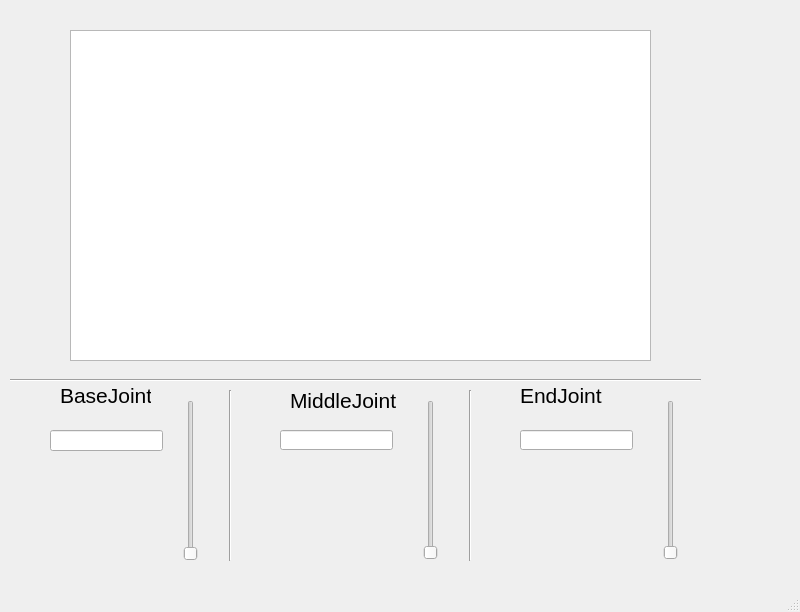
<?xml version="1.0" encoding="UTF-8"?>
<ui version="4.0">
 <class>ArmGraphic</class>
 <widget class="QMainWindow" name="ArmGraphic">
  <property name="geometry">
   <rect>
    <x>0</x>
    <y>0</y>
    <width>800</width>
    <height>612</height>
   </rect>
  </property>
  <property name="windowTitle">
   <string>MainWindow</string>
  </property>
  <widget class="QWidget" name="centralwidget">
   <widget class="QGraphicsView" name="graphicsViewARM">
    <property name="geometry">
     <rect>
      <x>70</x>
      <y>30</y>
      <width>581</width>
      <height>331</height>
     </rect>
    </property>
   </widget>
   <widget class="QLabel" name="labelBase">
    <property name="geometry">
     <rect>
      <x>60</x>
      <y>370</y>
      <width>91</width>
      <height>51</height>
     </rect>
    </property>
    <property name="maximumSize">
     <size>
      <width>16777215</width>
      <height>51</height>
     </size>
    </property>
    <property name="toolTip">
     <string>&lt;html&gt;&lt;head/&gt;&lt;body&gt;&lt;p&gt;&lt;span style=&quot; font-size:16pt;&quot;&gt;BaseJoint&lt;/span&gt;&lt;/p&gt;&lt;/body&gt;&lt;/html&gt;</string>
    </property>
    <property name="text">
     <string>&lt;html&gt;&lt;head/&gt;&lt;body&gt;&lt;p&gt;&lt;span style=&quot; font-size:16pt;&quot;&gt;BaseJoint&lt;/span&gt;&lt;/p&gt;&lt;/body&gt;&lt;/html&gt;</string>
    </property>
    <property name="scaledContents">
     <bool>false</bool>
    </property>
   </widget>
   <widget class="QLabel" name="labelMiddle">
    <property name="geometry">
     <rect>
      <x>290</x>
      <y>370</y>
      <width>111</width>
      <height>61</height>
     </rect>
    </property>
    <property name="toolTip">
     <string>&lt;html&gt;&lt;head/&gt;&lt;body&gt;&lt;p&gt;&lt;span style=&quot; font-size:16pt;&quot;&gt;MiddleJoint&lt;br/&gt;&lt;/span&gt;&lt;/p&gt;&lt;/body&gt;&lt;/html&gt;</string>
    </property>
    <property name="text">
     <string>&lt;html&gt;&lt;head/&gt;&lt;body&gt;&lt;p&gt;&lt;span style=&quot; font-size:16pt;&quot;&gt;MiddleJoint&lt;/span&gt;&lt;/p&gt;&lt;/body&gt;&lt;/html&gt;</string>
    </property>
   </widget>
   <widget class="QLabel" name="labelEnd">
    <property name="geometry">
     <rect>
      <x>520</x>
      <y>370</y>
      <width>91</width>
      <height>51</height>
     </rect>
    </property>
    <property name="text">
     <string>&lt;html&gt;&lt;head/&gt;&lt;body&gt;&lt;p&gt;&lt;span style=&quot; font-size:16pt;&quot;&gt;EndJoint&lt;/span&gt;&lt;/p&gt;&lt;/body&gt;&lt;/html&gt;</string>
    </property>
   </widget>
   <widget class="QSlider" name="verticalSliderBase">
    <property name="geometry">
     <rect>
      <x>180</x>
      <y>400</y>
      <width>22</width>
      <height>161</height>
     </rect>
    </property>
    <property name="orientation">
     <enum>Qt::Vertical</enum>
    </property>
   </widget>
   <widget class="Line" name="line">
    <property name="geometry">
     <rect>
      <x>220</x>
      <y>390</y>
      <width>20</width>
      <height>171</height>
     </rect>
    </property>
    <property name="orientation">
     <enum>Qt::Vertical</enum>
    </property>
   </widget>
   <widget class="Line" name="line_2">
    <property name="geometry">
     <rect>
      <x>10</x>
      <y>370</y>
      <width>691</width>
      <height>20</height>
     </rect>
    </property>
    <property name="orientation">
     <enum>Qt::Horizontal</enum>
    </property>
   </widget>
   <widget class="QSlider" name="verticalSliderMiddle">
    <property name="geometry">
     <rect>
      <x>420</x>
      <y>400</y>
      <width>22</width>
      <height>160</height>
     </rect>
    </property>
    <property name="orientation">
     <enum>Qt::Vertical</enum>
    </property>
   </widget>
   <widget class="QSlider" name="verticalSliderEnd">
    <property name="geometry">
     <rect>
      <x>660</x>
      <y>400</y>
      <width>22</width>
      <height>160</height>
     </rect>
    </property>
    <property name="orientation">
     <enum>Qt::Vertical</enum>
    </property>
   </widget>
   <widget class="Line" name="line_3">
    <property name="geometry">
     <rect>
      <x>460</x>
      <y>390</y>
      <width>20</width>
      <height>171</height>
     </rect>
    </property>
    <property name="orientation">
     <enum>Qt::Vertical</enum>
    </property>
   </widget>
   <widget class="QLineEdit" name="lineEditBase">
    <property name="geometry">
     <rect>
      <x>50</x>
      <y>430</y>
      <width>113</width>
      <height>21</height>
     </rect>
    </property>
    <property name="text">
     <string/>
    </property>
   </widget>
   <widget class="QLineEdit" name="lineEditMiddle">
    <property name="geometry">
     <rect>
      <x>280</x>
      <y>430</y>
      <width>113</width>
      <height>20</height>
     </rect>
    </property>
   </widget>
   <widget class="QLineEdit" name="lineEditEnd">
    <property name="geometry">
     <rect>
      <x>520</x>
      <y>430</y>
      <width>113</width>
      <height>20</height>
     </rect>
    </property>
   </widget>
  </widget>
  <widget class="QMenuBar" name="menubar">
   <property name="geometry">
    <rect>
     <x>0</x>
     <y>0</y>
     <width>800</width>
     <height>21</height>
    </rect>
   </property>
  </widget>
  <widget class="QStatusBar" name="statusbar"/>
 </widget>
 <resources/>
 <connections/>
</ui>
